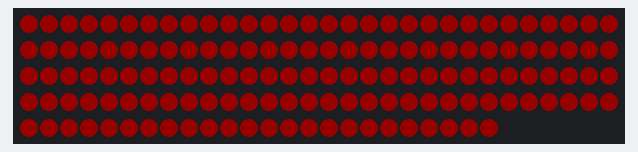
Bench run of a program on a simulated ESP8266 board running MicroPython. On the bench: 144 RGB LEDs in strip order, left to right, continuing on the next row. Dim RGB values are drawn brighter than linear.

Above: at 0.42 s.

The program:

neopixel_test.py
```python
import machine
import math
import neopixel
import time

PIXEL_WIDTH = 1
PIXEL_HEIGHT = 144

np = neopixel.NeoPixel(machine.Pin(14), PIXEL_WIDTH*PIXEL_HEIGHT)

#clear all the pixels and turn them off
np.fill((0,0,0))
np.write
current = lambda: int(round(time.time()* 10 ))
while True:
        np.fill((0,0,0))
        current = time.ticks_ms() / 200.0
        for x in range(PIXEL_WIDTH):
            for y in range(PIXEL_HEIGHT):
                v = math.sin(x*10+current)
                v = (v+1.0)/2.0
                np[y*PIXEL_WIDTH+x] = (int(25.0*v), 0, 0)

        np.write()
```
